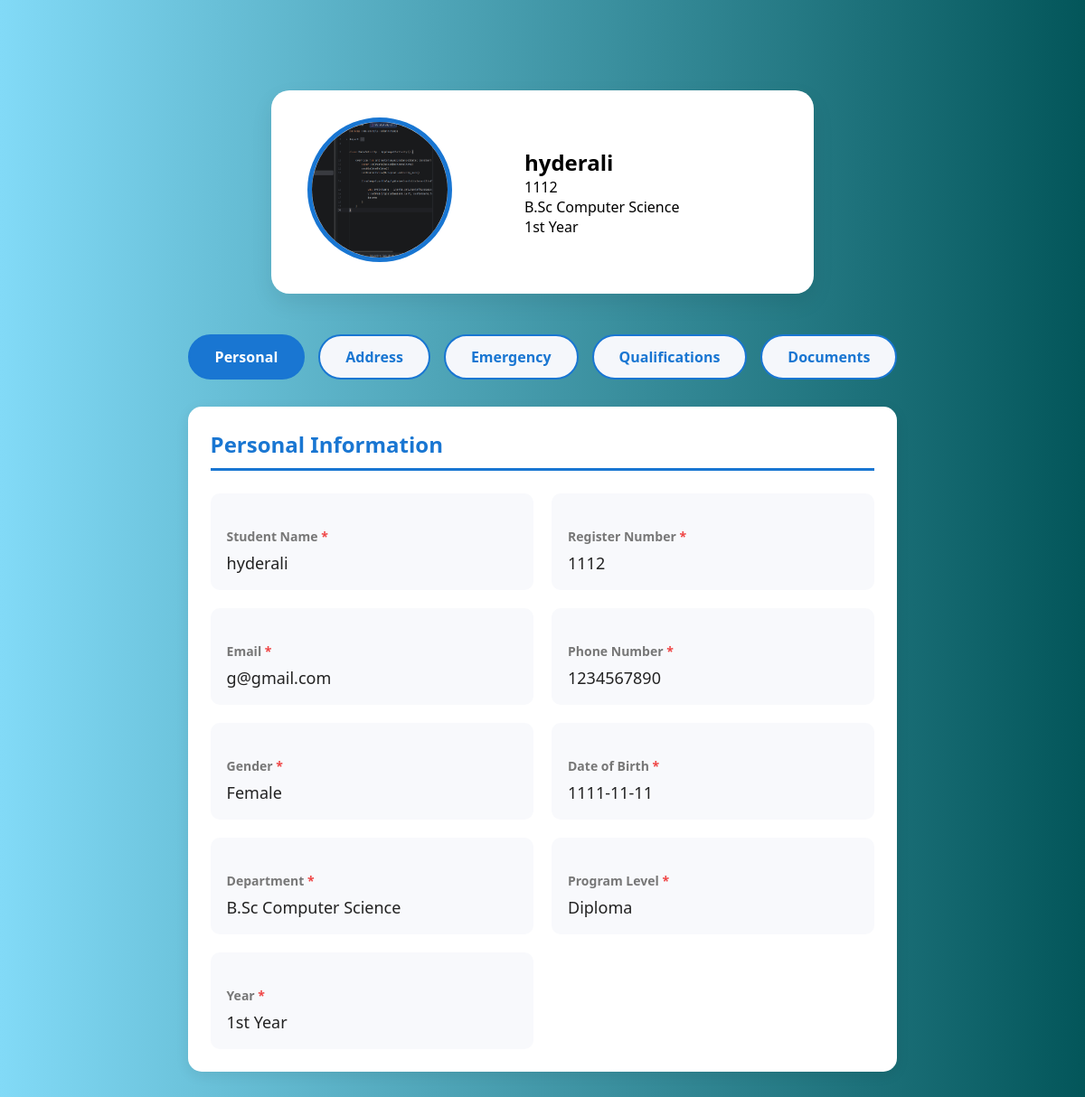
The page /view_student.php?id=2 (signed in) on the database its author committed.
### tables this page shows
CREATE TABLE `student_documents` (
  `document_id` int(11) NOT NULL,
  `student_id` int(11) NOT NULL,
  `document_type_id` int(11) NOT NULL,
  `file_path` varchar(255) NOT NULL,
  `uploaded_at` timestamp NOT NULL DEFAULT current_timestamp()
);

CREATE TABLE `students` (
  `student_id` int(11) NOT NULL,
  `student_name` varchar(100) NOT NULL,
  `register_number` varchar(30) NOT NULL,
  `email` varchar(100) NOT NULL,
  `phone` varchar(15) NOT NULL,
  `gender_id` int(11) NOT NULL,
  `date_of_birth` date NOT NULL,
  `department_id` int(11) NOT NULL,
  `year_id` int(11) NOT NULL,
  `class_id` int(11) DEFAULT NULL,
  `created_at` timestamp NOT NULL DEFAULT current_timestamp(),
  `program_level_id` int(11) NOT NULL
);

CREATE TABLE `departments` (
  `department_id` int(11) NOT NULL,
  `department_name` varchar(100) NOT NULL,
  `program_level` enum('UG','PG','Diploma','PhD') NOT NULL DEFAULT 'UG'
);

CREATE TABLE `years` (
  `year_id` int(11) NOT NULL,
  `year_name` varchar(30) NOT NULL
);

CREATE TABLE `genders` (
  `gender_id` int(11) NOT NULL,
  `gender_name` varchar(20) NOT NULL
);

CREATE TABLE `program_levels` (
  `program_level_id` int(11) NOT NULL,
  `program_level_name` varchar(50) NOT NULL
);

### view_student.php (the view, shortened to what this page needs)
<?php
require "database.php";
$student_id = $_GET["id"];
$stmt = mysqli_prepare(
    $conn,
    "SELECT
        s.*,
        g.gender_name,
        d.department_name,
        y.year_name,
        p.program_level_name
    FROM students s
    LEFT JOIN genders g
    ON s.gender_id = g.gender_id
    LEFT JOIN departments d
    ON s.department_id = d.department_id
    LEFT JOIN years y
    ON s.year_id = y.year_id
    LEFT JOIN program_levels p
    ON s.program_level_id = p.program_level_id
    WHERE s.student_id=?"
);
mysqli_stmt_bind_param(
    $stmt,
    "i",
    $student_id
);
mysqli_stmt_execute($stmt);
$result = mysqli_stmt_get_result($stmt);
$student = mysqli_fetch_assoc($result);
$stmt = mysqli_prepare(
    $conn,
    "SELECT
        sd.*,
        dt.document_name
     FROM student_documents sd
     LEFT JOIN document_types dt
     ON sd.document_type_id = dt.document_type_id
     WHERE sd.student_id=?
     ORDER BY dt.document_name"
);
mysqli_stmt_bind_param(
    $stmt,
    "i",
    $student_id
);
mysqli_stmt_execute($stmt);
$documents_result = mysqli_stmt_get_result($stmt);
?>
<!DOCTYPE html>
<html lang="en">
<head>
<link
rel="stylesheet"
href="style.css">
<link
rel="stylesheet"
href="https://cdnjs.cloudflare.com/ajax/libs/font-awesome/6.5.1/css/all.min.css">
</head>
<body>
<div class="profile-container">
    <div class="profile-header">
    <div class="profile-photo">
        <?php
        $photo = "images/default-user.png";
        while($doc = mysqli_fetch_assoc($documents_result)){
            if($doc["document_type_id"] == 1){
                $photo = "uploads/photos/" . $doc["file_path"];
            }
        }
        ?>
        <img
        src="<?php echo htmlspecialchars($photo); ?>"
        alt="Student Photo">
    </div>
    <div class="profile-details">
        <h2>
            <?php echo htmlspecialchars($student["student_name"]); ?>
        </h2>
        <p>
            <?php echo htmlspecialchars($student["register_number"]); ?>
        </p>
        <p>
            <?php echo htmlspecialchars($student["department_name"]); ?>
        </p>
        <p>
            <?php echo htmlspecialchars($student["year_name"]); ?>
        </p>
    </div>
</div>
<div class="profile-tabs">
<button
class="tab-btn active"
onclick="showTab(event,'personal')">
Personal
</button>
<button
class="tab-btn"
onclick="showTab(event,'address')">
Address
</button>
<button
class="tab-btn"
onclick="showTab(event,'emergency')">
Emergency
</button>
<button
class="tab-btn"
onclick="showTab(event,'qualification')">
Qualifications
</button>
<button
class="tab-btn"
onclick="showTab(event,'documents')">
Documents
</button>
</div>
<div
id="personal"
class="tab-content active">
<div class="profile-card">
<h3 class="card-title">
Personal Information
</h3>
<div class="info-grid">
<div class="info-item">
<label>
Student Name
</label>
<span>
<?php echo htmlspecialchars($student["student_name"]); ?>
</span>
</div>
<div class="info-item">
<label>
Register Number
</label>
<span>
<?php echo htmlspecialchars($student["register_number"]); ?>
</span>
</div>
<div class="info-item">
<label>
Email
</label>
<span>
<?php echo htmlspecialchars($student["email"]); ?>
</span>
</div>
<div class="info-item">
<label>
Phone Number
</label>
<span>
<?php echo htmlspecialchars($student["phone"]); ?>
</span>
</div>
<div class="info-item">
<label>
Gender
</label>
<span>
<?php echo htmlspecialchars($student["gender_name"]); ?>
</span>
</div>
<div class="info-item">
<label>
Date of Birth
</label>
<span>
<?php echo htmlspecialchars($student["date_of_birth"]); ?>
</span>
</div>
<div class="info-item">
<label>
Department
</label>
<span>
<?php echo htmlspecialchars($student["department_name"]); ?>
</span>
</div>
<div class="info-item">
<label>
Program Level
</label>
<span>
<?php echo htmlspecialchars($student["program_level_name"]); ?>
</span>
</div>
<div class="info-item">
<label>
Year
</label>
<span>
<?php echo htmlspecialchars($student["year_name"]); ?>
</span>
</div>
</div>
</div>
</div>
</body>
</html>

### style.css (style rules this page uses)
* { margin:0; padding:0; box-sizing:border-box; font-family:'Segoe UI', Tahoma, Geneva, Verdana, sans-serif; }
body { min-height:100vh; display:flex; justify-content:center; align-items:center; padding:40px; background:linear-gradient( to right, #82daf7, #03565a ); }
label { margin-top:15px; margin-bottom:6px; color:#0F172A; font-weight:600; }
button { width:100%; padding:14px; border:none; border-radius:10px; font-size:16px; font-weight:600; cursor:pointer; margin-top:15px; transition:0.3s ease; }
label { display:block; margin-top:20px; margin-bottom:8px; font-size:18px; font-weight:600; color:#222; }
label::after { content:" *"; color:#EF4444; }
.profile-container { max-width:1100px; margin:40px auto; padding:20px; }
.profile-header { display:flex; align-items:center; gap:30px; background:#ffffff; border-radius:15px; padding:30px; box-shadow:0 4px 15px rgba(0,0,0,0.08); margin-bottom:25px; }
.profile-photo { flex-shrink:0; }
.profile-photo img { width:160px; height:160px; border-radius:50%; object-fit:cover; border:5px solid #1976d2; }
.profile-card { background:#fff; border-radius:15px; padding:25px; margin-bottom:25px; box-shadow:0 4px 15px rgba(0,0,0,.08); }
.card-title { margin:0 0 25px; color:#1976d2; font-size:24px; border-bottom:3px solid #1976d2; padding-bottom:10px; }
.info-grid { display:grid; grid-template-columns:repeat(2,1fr); gap:20px; }
.info-item { background:#f8f9fc; border-radius:10px; padding:18px; }
.info-item label { display:block; font-size:14px; color:#777; margin-bottom:8px; font-weight:600; }
.profile-tabs { display:flex; justify-content:center; align-items:center; gap:15px; margin:30px 0; flex-wrap:wrap; }
.tab-btn { background:#f5f7fb; color:#1976d2; border:2px solid #1976d2; border-radius:30px; padding:12px 28px; font-size:16px; font-weight:600; cursor:pointer; transition:.3s; }
.tab-btn.active { background:#1976d2; color:#fff; }
.tab-content { display:none; }
.info-item span { font-size:18px; color:#222; font-weight:500; }
.profile-tabs .tab-btn { width:auto; display:inline-block; flex:0 0 auto; }
.profile-header { display:flex; align-items:center; gap:80px; max-width:600px; margin:0 auto 30px; background:#fff; border-radius:20px; padding:30px 40px; box-shadow:0 10px 25px rgba(0,0,0,.08); }
.tab-content.active { display:block; }

### rows shown on the page
student_documents: file_path (picture)
students: student_name "hyderali", register_number "1112", department.department_name "B.Sc Computer Science", year.year_name "1st Year", email "g@gmail.com", phone "1234567890", gender.gender_name "Female", date_of_birth "1111-11-11", program_level.program_level_name "Diploma"
